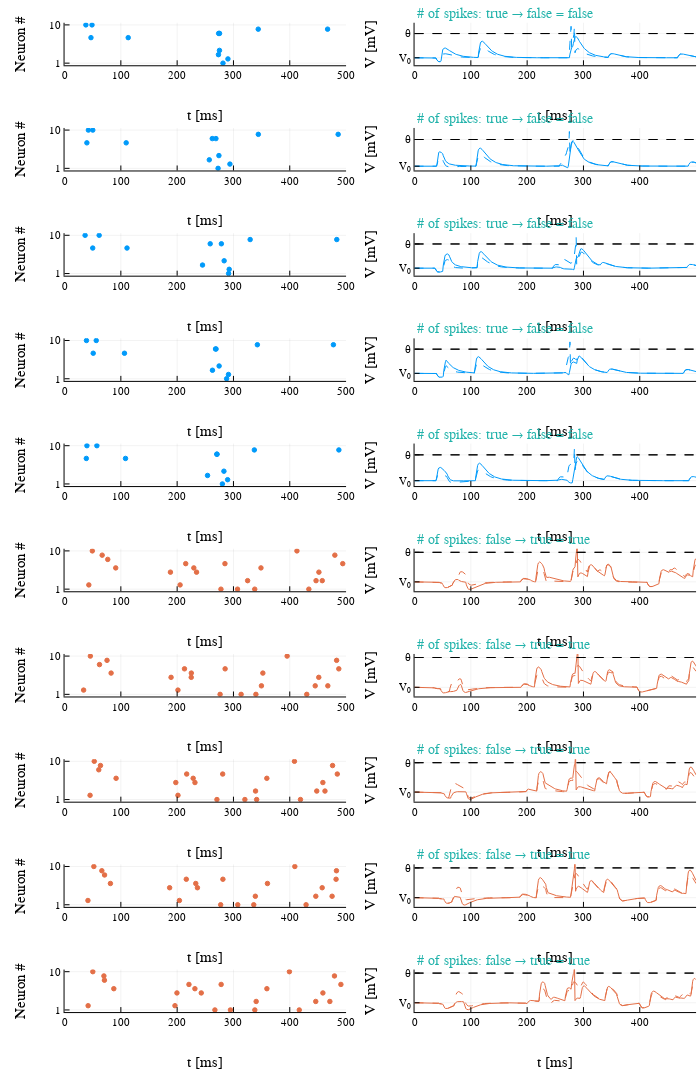

Notebook code for this chart:
### Markdown cell above
## Plots

### Code cell
plotlyjs(size = (700, 1500))
cols = collect(1:2)#palette(:rainbow, 2)

inp_plots = map(samples) do s
    return plot(s.x, color = cols[1 + s.y], markersize = sqrt(5))
end
train_plots = map(zip(samples, out_b, out_a)) do (s, ob, oa)
    p = plot(tmp, t, oa.V, color = cols[1 + s.y])
    plot!(tmp, t, ob.V, color = cols[1 + s.y], linestyle = :dash)
    txt, clr = Tempotrons.get_progress_annotations(length(oa.spikes) > 0,
                                                   N_b = length(ob.spikes) > 0,
                                                   N_t = s.y)
    annotate!(xlims(p)[1], ylims(p)[2], text(txt, 10, :left, :bottom, clr))
    return p
end
ip = plot(inp_plots..., layout = (length(inp_plots), 1), link = :all)
tp = plot(train_plots..., layout = (length(train_plots), 1), link = :all)
p = plot(ip, tp, layout = (1, 2), left_margin = 8mm, bottom_margin = 15mm)
